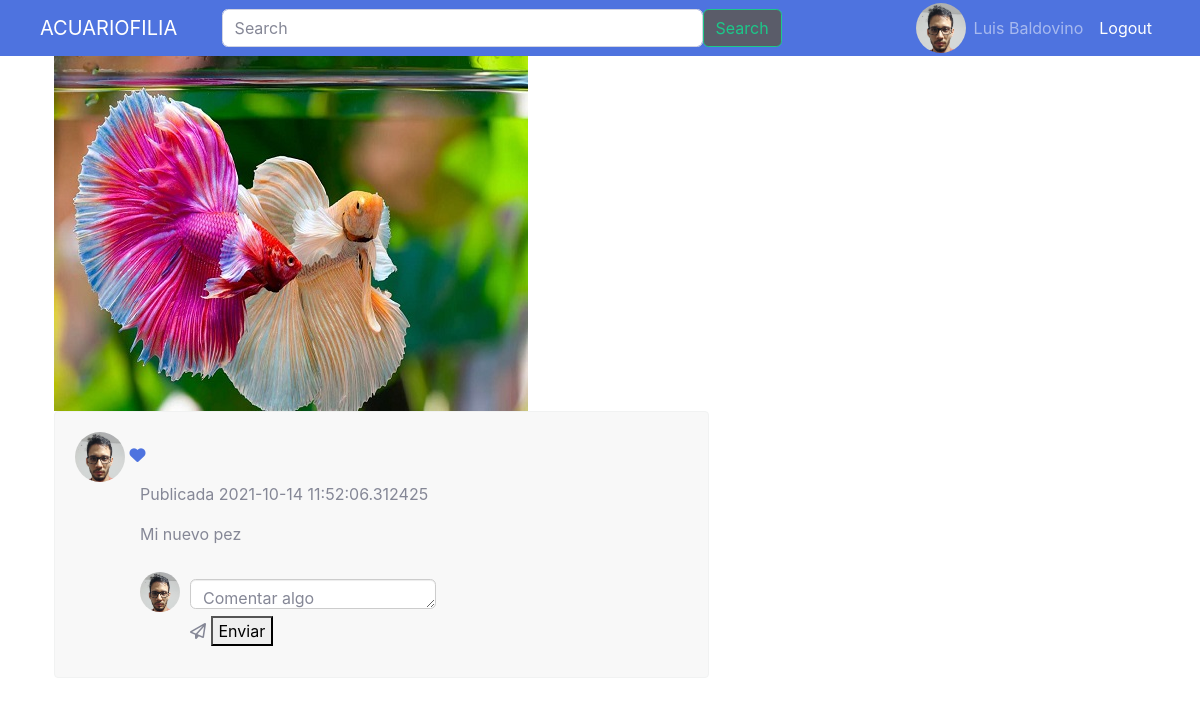
/postdetail?codigo=5 (signed in), run on an earlier commit of the app's database.
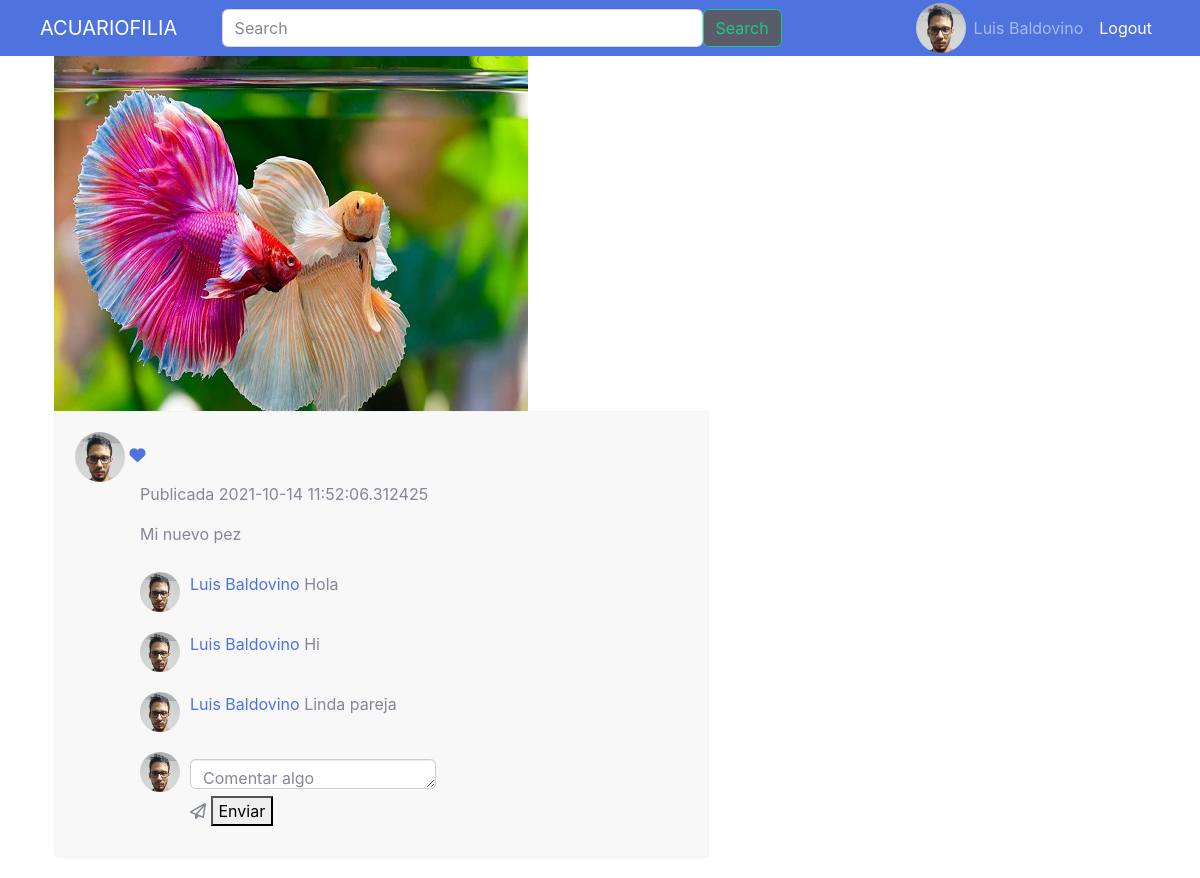
And on a later commit of the database.
### tables this page shows
CREATE TABLE User (UserId INTEGER PRIMARY KEY AUTOINCREMENT UNIQUE NOT NULL, name VARCHAR (20) NOT NULL, lastName VARCHAR (20) NOT NULL, email VARCHAR (30) UNIQUE NOT NULL, password VARCHAR (200) NOT NULL, birthay DATE NOT NULL, gender CHAR (15) NOT NULL, role INTEGER (1) NOT NULL, CreationDate DATETIME NOT NULL, ProfilePicURL VARCHAR (20), country CHAR (30), phone INTEGER, about CHAR (150));

CREATE TABLE Post (PostId INTEGER PRIMARY KEY AUTOINCREMENT UNIQUE NOT NULL, PhotoURL CHAR (100) NOT NULL, Title VARCHAR (30) NOT NULL, creationDate DATE NOT NULL, UserId INTEGER REFERENCES User (UserId) NOT NULL, Postviews INTEGER (30));

CREATE TABLE Comments (CommentId INTEGER PRIMARY KEY AUTOINCREMENT NOT NULL, Content VARCHAR NOT NULL, PostId INTEGER REFERENCES Post (PostId) NOT NULL, UserId INTEGER REFERENCES User (UserId) NOT NULL, CreationDate DATETIME NOT NULL);

### main.py (the view)
@app.route('/postdetail')
def postdetail():
    idp = request.args.get('codigo')
    sql = f'SELECT * FROM Post , User WHERE User.UserId=Post.UserId AND Post.PostId = {idp}'
    db = get_db()
    cursorObj = db.cursor()
    cursorObj.execute(sql)
    postsel = cursorObj.fetchall()
    sql = f'SELECT * from Comments, User WHERE User.UserId=Comments.UserId AND Comments.PostId = {idp}'
    db = get_db()
    cursorObj = db.cursor()
    cursorObj.execute(sql)
    comPost = cursorObj.fetchall()
    return render_template("postdetail.html", postsel=postsel,comPost=comPost)

### db.py (called while the page is built)
def get_db():
    try:
        if 'db' not in g:
            print('Connection OK')
            g.db = sqlite3.connect('database.db')
        return g.db
    except Error:
        print(Error)

### templates/postdetail.html (shortened to what this page needs)
<!DOCTYPE html>
<html lang="es">
    <head>
        <link href="../static/css/post_style.css" rel="stylesheet">
        <link href="../static/css/sb-admin-2.min.css" rel="stylesheet">
    </head>
    <body>
        <nav class="navbar navbar-expand-lg navbar-dark bg-primary">
            <div class="container-fluid">
                <a class="navbar-brand" href="{{'feed'}}">ACUARIOFILIA</a>
                <form class="d-flex" form action="{{url_for('search')}}" method="post" enctype="multipart/form-data">
                    <input class="form-control me-2" type="search" name="palabra" placeholder="Search" aria-label="Search">
                    <button class="btn btn-outline-success bg-primary bg-dark" type="submit">Search</button>
                </form>
            {% if 'id' in session %}
                <div class="contenedorLogin">
                    <div class="logout">
                        <span class="navbar-text p-2 bd-highlight"> <a href="{{'logout'}}">Logout</a> </span>
                    </div>
                    <div class="fullname">
                        <span class="navbar-text p-2 bd-highlight"> {{ session['fullname'] }} </span>
                    </div>
                    <div class="av-user-icon">
                        <a href="{{url_for('perfil', codigo = session['id']) }}"><img src="../static/images/perfil/{% print(postsel[0][15]) %}" alt="user" class="fotoperfil-md-left"></a>
                    </div>
            {% else %}
                    <span class="navbar-text p-2 bd-highlight"> <a href="{{'login'}}">Login</a> </span>
                </div>
            {% endif %}
            </div>
        </nav>
        <div class="container  bootstrap snippets bootdey">
            <div class="contenedorImagen">
                <img src="../static/images/post/{% print(postsel[0][1]) %}" class="img-fluid" alt=" image">
            </div>
            <div class="post-content ">
                <div class="post-container">
                    <a href="{{url_for('perfil', codigo = session['id']) }}"><img src="../static/images/perfil/{% print(postsel[0][15]) %}" alt="user" class="fotoperfil-md-left"></a>
                    <a role="enlace" href="#" class="favoritos"><i class="fas fa-heart"></i> </a>
                    <div class="post-detail">
                        <div class="user-info">
                            <p class="text-muted">Publicada {% print(postsel[0][3]) %}</p>
                        </div>
                        <div class="post-text">
                            <p>{% print(postsel[0][2]) %}  </p>
                        </div>
                    {% for com in comPost %}
                        <div class="post-comment" id="{{ com[0] }}">
                            <a href="{{url_for('perfil', codigo = com[3]) }}" class="profile-link"><img src="../static/images/perfil/{% print(com[14]) %}" alt="" class="profile-photo-sm"></a>
                            <p><a href="{{url_for('perfil', codigo = com[3]) }}" class="profile-link">{% print(com[6]) %} {% print(com[7]) %}</a> {% print(com[1]) %} </p>
                        </div>
                    {% endfor %}
                        <div class="post-comment">
                            <img src="../static/images/perfil/{% print(session['foto']) %}" alt="" class="profile-photo-sm">
                            <form class="flex" form action="{{url_for('addcomm', codigo = postsel[0][0])}}" method="post" enctype="multipart/form-data">
                                <textarea class="form-control form-control-user" name="comentario" id="comentario" placeholder="Comentar algo"></textarea>
                                <div class="enviar">
                                    <label for="btnEnviar" class="far fa-paper-plane">  </label>
                                    <button type="submit" class="btnEnviar" id="btnEnviar">Enviar</button>
                                </div>
                            </form>
                        </div>
                    </div>
                </div>
            </div>
        </div>
    </body>
</html>

### static/css/post_style.css (style rules this page uses)
body { margin-top:20px; }
.post-content { background: #f8f8f8; border-radius: 4px; width: 60%; border: 1px solid #f1f2f2; margin-bottom: 20px; overflow: hidden; position: relative; }
.contenedorLogin { height: 40px; width: 350px; display: flex; flex-direction: row-reverse; }
.av-user-icon { align-self: center; }
.d-flex { width: 50%; }
.post-content .post-container { padding: 20px; }
.post-content .post-container .post-detail { margin-left: 65px; position: relative; }
.post-content .post-container .post-detail .post-comment { display: inline-flex; margin: 10px auto; width: 100%; }
.post-content .post-container .post-detail .post-comment img.profile-photo-sm { margin-right: 10px; }
.post-content .post-container .post-detail .post-comment .form-control { height: 30px; border: 1px solid #ccc; box-shadow: inset 0 1px 1px rgba(0,0,0,.075); margin: 7px 0; min-width: 0; }
img.fotoperfil-md-left { height: 50px; width: 50px; border-radius: 50%; }
img.profile-photo-sm { height: 40px; width: 40px; border-radius: 50%; }
.post-content .post-container .post-detail .post-text { line-height: 24px; margin: 0; }

What changed in the data, as far as the page shows it:
added Comments: ProfilePicURL (picture), {{ print(com[6]) }} "Luis", {{ print(com[7]) }} "Baldovino", Content "Hola"
added Comments: ProfilePicURL (picture), {{ print(com[6]) }} "Luis", {{ print(com[7]) }} "Baldovino", Content "Hi"
added Comments: ProfilePicURL (picture), {{ print(com[6]) }} "Luis", {{ print(com[7]) }} "Baldovino", Content "Linda pareja"
